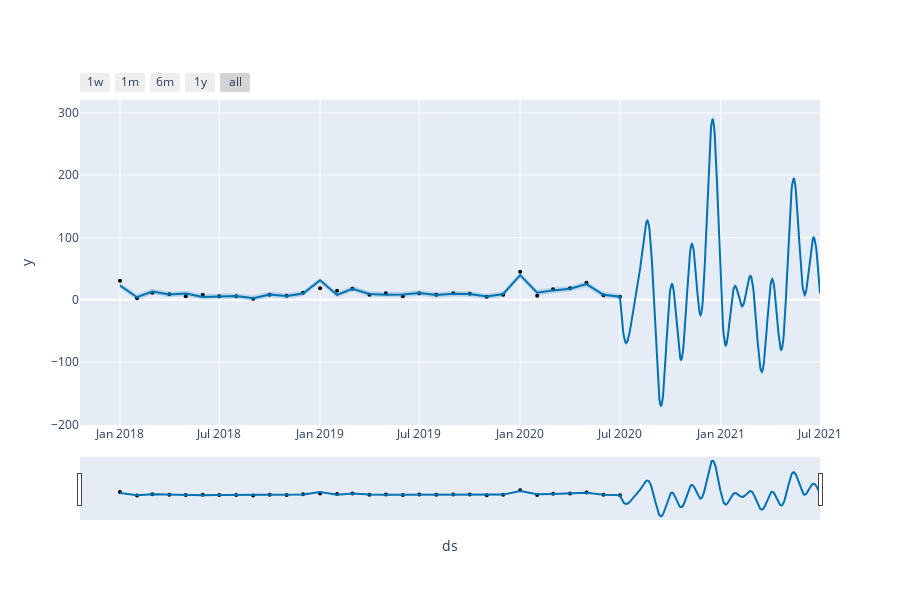

Here is the notebook cell this chart was saved with:
### Markdown cell above
Se puede crear una figura interactiva del pronóstico y los componentes con plotly. Deberá instalar plotly 4.0 o superior por separado, ya que no se instalará de forma predeterminada con fbprophet. También necesitará instalar los paquetes notebook e ipywidgets.

### Code cell
from fbprophet.plot import plot_plotly, plot_components_plotly

plot_plotly(m, forecast)

### Figure 1 — Plotly figure (JSON) as saved in the notebook; plotly's stock layout.template omitted (floating-point values rounded to 4 significant figures; data arrays with more than 128 entries replaced by an {"elided": "..."} marker saying what was removed)
{"data": [{"marker": {"color": "black", "size": 4}, "mode": "markers", "name": "Actual", "type": "scatter", "x": ["2018-01-01T00:00:00", "2018-02-01T00:00:00", "2018-03-01T00:00:00", "2018-04-01T00:00:00", "2018-05-01T00:00:00", "2018-06-01T00:00:00", "2018-07-01T00:00:00", "2018-08-01T00:00:00", "2018-09-01T00:00:00", "2018-10-01T00:00:00", "2018-11-01T00:00:00", "2018-12-01T00:00:00", "2019-01-01T00:00:00", "2019-02-01T00:00:00", "2019-03-01T00:00:00", "2019-04-01T00:00:00", "2019-05-01T00:00:00", "2019-06-01T00:00:00", "2019-07-01T00:00:00", "2019-08-01T00:00:00", "2019-09-01T00:00:00", "2019-10-01T00:00:00", "2019-11-01T00:00:00", "2019-12-01T00:00:00", "2020-01-01T00:00:00", "2020-02-01T00:00:00", "2020-03-01T00:00:00", "2020-04-01T00:00:00", "2020-05-01T00:00:00", "2020-06-01T00:00:00", "2020-07-01T00:00:00"], "y": [30.4, 2.4, 11.2, 8.8, 5.6, 8, 5.6, 5.6, 1.6, 8, 6.4, 11.2, 18.4, 14.4, 17.6, 8, 10.4, 5.6, 10.4, 8, 10.4, 9.6, 4.8, 8, 44.8, 6.4, 16.8, 18.4, 27.2, 7.2, 4.8]}, {"hoverinfo": "skip", "line": {"width": 0}, "mode": "lines", "type": "scatter", "x": {"elided": "396 str values"}, "y": {"elided": "396 float values"}}, {"fill": "tonexty", "fillcolor": "rgba(0, 114, 178, 0.2)", "line": {"color": "#0072B2", "width": 2}, "mode": "lines", "name": "Predicted", "type": "scatter", "x": {"elided": "396 str values"}, "y": {"elided": "396 float values"}}, {"fill": "tonexty", "fillcolor": "rgba(0, 114, 178, 0.2)", "hoverinfo": "skip", "line": {"width": 0}, "mode": "lines", "type": "scatter", "x": {"elided": "396 str values"}, "y": {"elided": "396 float values"}}], "layout": {"height": 600, "showlegend": false, "width": 900, "xaxis": {"rangeselector": {"buttons": [{"count": 7, "label": "1w", "step": "day", "stepmode": "backward"}, {"count": 1, "label": "1m", "step": "month", "stepmode": "backward"}, {"count": 6, "label": "6m", "step": "month", "stepmode": "backward"}, {"count": 1, "label": "1y", "step": "year", "stepmode": "backward"}, {"step": "all"}]}, "rangeslider": {"visible": true}, "title": {"text": "ds"}, "type": "date"}, "yaxis": {"title": {"text": "y"}}}}
